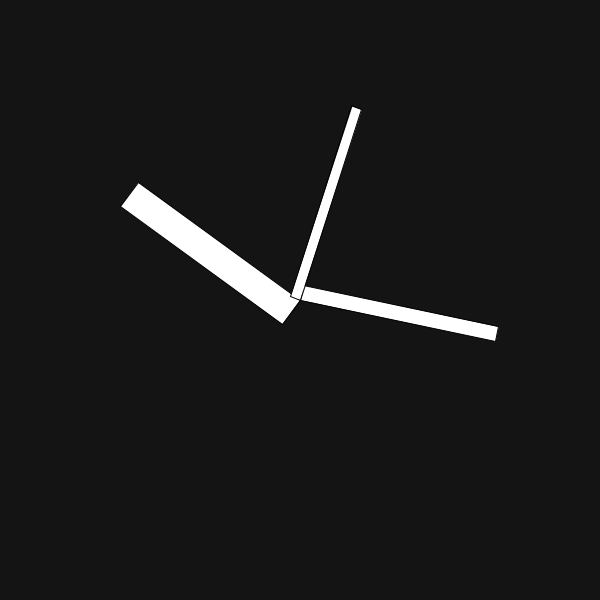
Frame 1 (no input)
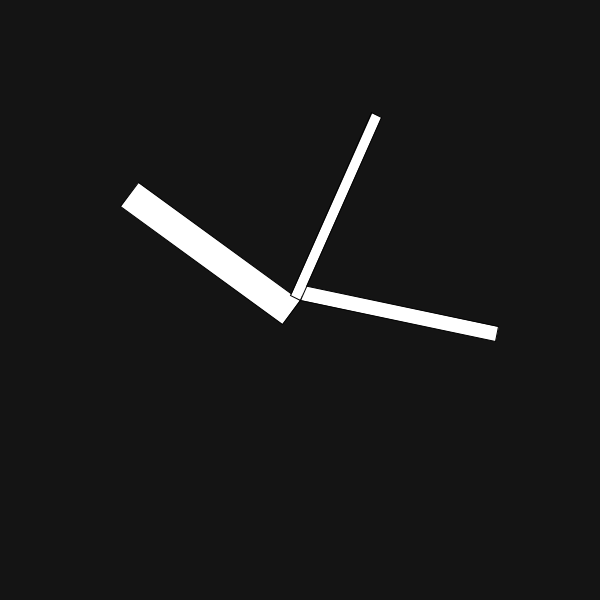
Frame 60 (the mouse pressed at the canvas centre just before this capture)
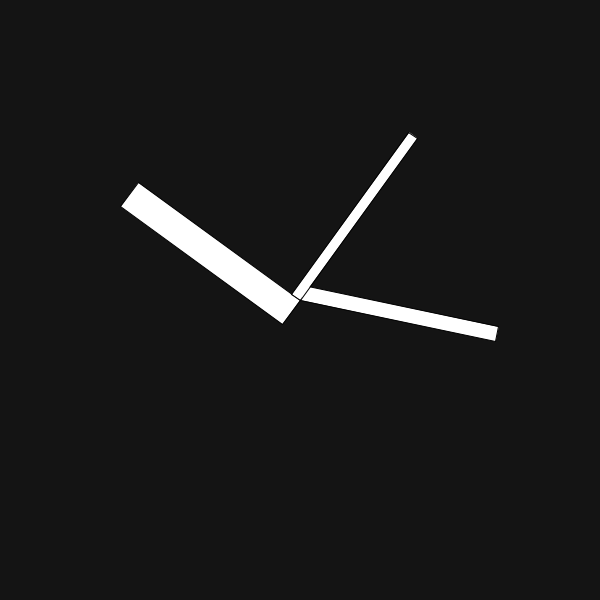
Frame 120 (the mouse held since frame 60 and released just before this capture)

The Processing sketch that drew these frames (run headless with seeded random() and noise(); from frame 60 on, the mouse is pressed at the canvas centre):

// Processing sketch: midtermNewQuestion9
// ── midtermNewQuestion9.pde
void setup() {
  size(600, 600);
}

void draw() {
  background(20);
  
  fill(255);
  
  float hourPos = map(hour(), 0, 60, 0, 360);
  pushMatrix();
  translate(width/2, height/2);
  rotate(radians(hourPos));
  rect(0, 0, width/20, 200);
  popMatrix();
  
  float minutePos = map(minute(), 0, 60, 0, 360);
  pushMatrix();
  translate(width/2, height/2);
  rotate(radians(minutePos));
  rect(0, 0, width/40, 200);
  popMatrix();
  
  float secondPos = map(second(), 0, 60, 0, 360);
  pushMatrix(); 
  translate(width/2, height/2); 
  rotate(radians(secondPos)); 
  rect(0, 0, width/60, 200);
  popMatrix(); 
}
